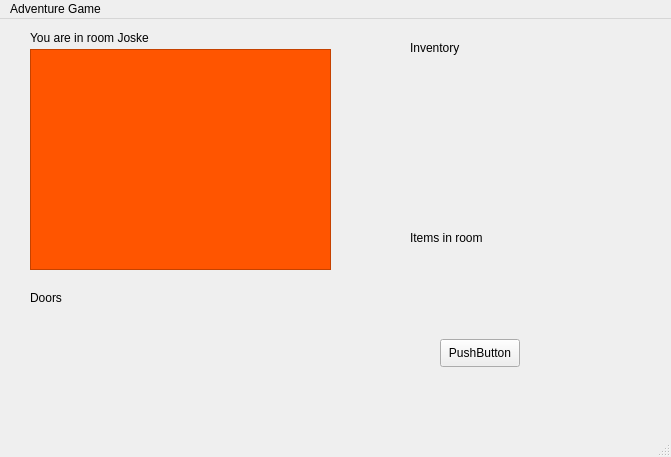
<ui version="4.0" >
 <class>adventureGUIClass</class>
 <widget class="QMainWindow" name="adventureGUIClass" >
  <property name="geometry" >
   <rect>
    <x>0</x>
    <y>0</y>
    <width>671</width>
    <height>457</height>
   </rect>
  </property>
  <property name="windowTitle" >
   <string>MainWindow</string>
  </property>
  <widget class="QWidget" name="centralwidget" >
   <widget class="QFrame" name="frame" >
    <property name="geometry" >
     <rect>
      <x>30</x>
      <y>30</y>
      <width>301</width>
      <height>221</height>
     </rect>
    </property>
    <property name="styleSheet" >
     <string notr="true" >background-color: rgb(255, 85, 0);</string>
    </property>
    <property name="frameShape" >
     <enum>QFrame::StyledPanel</enum>
    </property>
    <property name="frameShadow" >
     <enum>QFrame::Raised</enum>
    </property>
   </widget>
   <widget class="QLabel" name="label" >
    <property name="geometry" >
     <rect>
      <x>30</x>
      <y>10</y>
      <width>171</width>
      <height>18</height>
     </rect>
    </property>
    <property name="text" >
     <string>You are in room Joske</string>
    </property>
   </widget>
   <widget class="QLabel" name="label_2" >
    <property name="geometry" >
     <rect>
      <x>410</x>
      <y>20</y>
      <width>91</width>
      <height>18</height>
     </rect>
    </property>
    <property name="text" >
     <string>Inventory</string>
    </property>
   </widget>
   <widget class="QLabel" name="label_3" >
    <property name="geometry" >
     <rect>
      <x>30</x>
      <y>270</y>
      <width>54</width>
      <height>18</height>
     </rect>
    </property>
    <property name="text" >
     <string>Doors</string>
    </property>
   </widget>
   <widget class="QLabel" name="label_4" >
    <property name="geometry" >
     <rect>
      <x>410</x>
      <y>210</y>
      <width>91</width>
      <height>18</height>
     </rect>
    </property>
    <property name="text" >
     <string>Items in room</string>
    </property>
   </widget>
   <widget class="QWidget" native="1" name="widget" >
    <property name="geometry" >
     <rect>
      <x>30</x>
      <y>300</y>
      <width>321</width>
      <height>80</height>
     </rect>
    </property>
   </widget>
   <widget class="QPushButton" name="pushButton" >
    <property name="geometry" >
     <rect>
      <x>440</x>
      <y>320</y>
      <width>80</width>
      <height>28</height>
     </rect>
    </property>
    <property name="text" >
     <string>PushButton</string>
    </property>
   </widget>
  </widget>
  <widget class="QMenuBar" name="menubar" >
   <property name="geometry" >
    <rect>
     <x>0</x>
     <y>0</y>
     <width>671</width>
     <height>26</height>
    </rect>
   </property>
   <widget class="QMenu" name="menuAdventure_Game" >
    <property name="title" >
     <string>Adventure Game</string>
    </property>
   </widget>
   <addaction name="menuAdventure_Game" />
  </widget>
  <widget class="QStatusBar" name="statusbar" />
 </widget>
 <resources/>
 <connections>
  <connection>
   <sender>pushButton</sender>
   <signal>clicked()</signal>
   <receiver>widget</receiver>
   <slot>show()</slot>
   <hints>
    <hint type="sourcelabel" >
     <x>457</x>
     <y>359</y>
    </hint>
    <hint type="destinationlabel" >
     <x>345</x>
     <y>362</y>
    </hint>
   </hints>
  </connection>
 </connections>
</ui>
